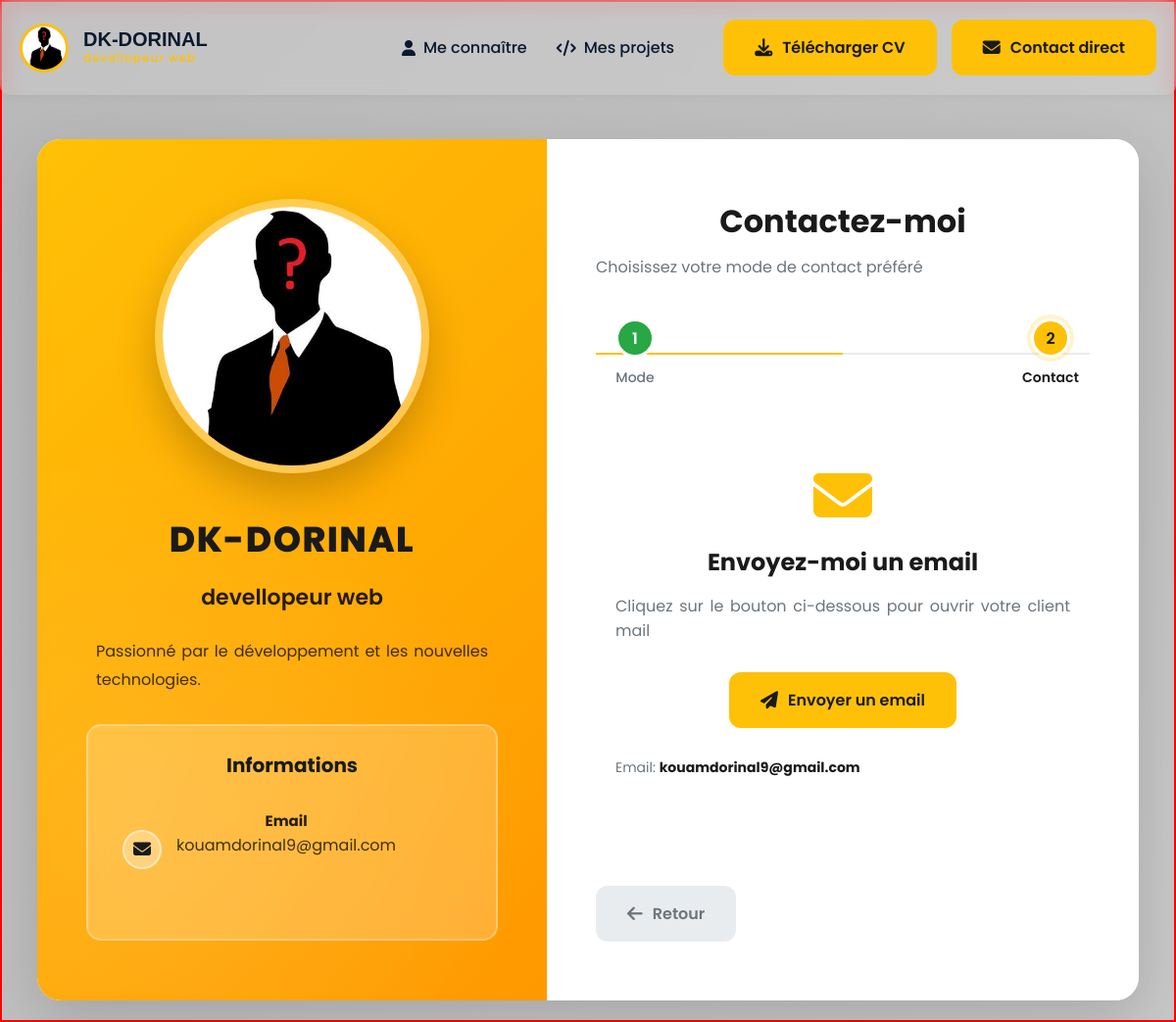
/contact, run on an earlier commit of the app's database.
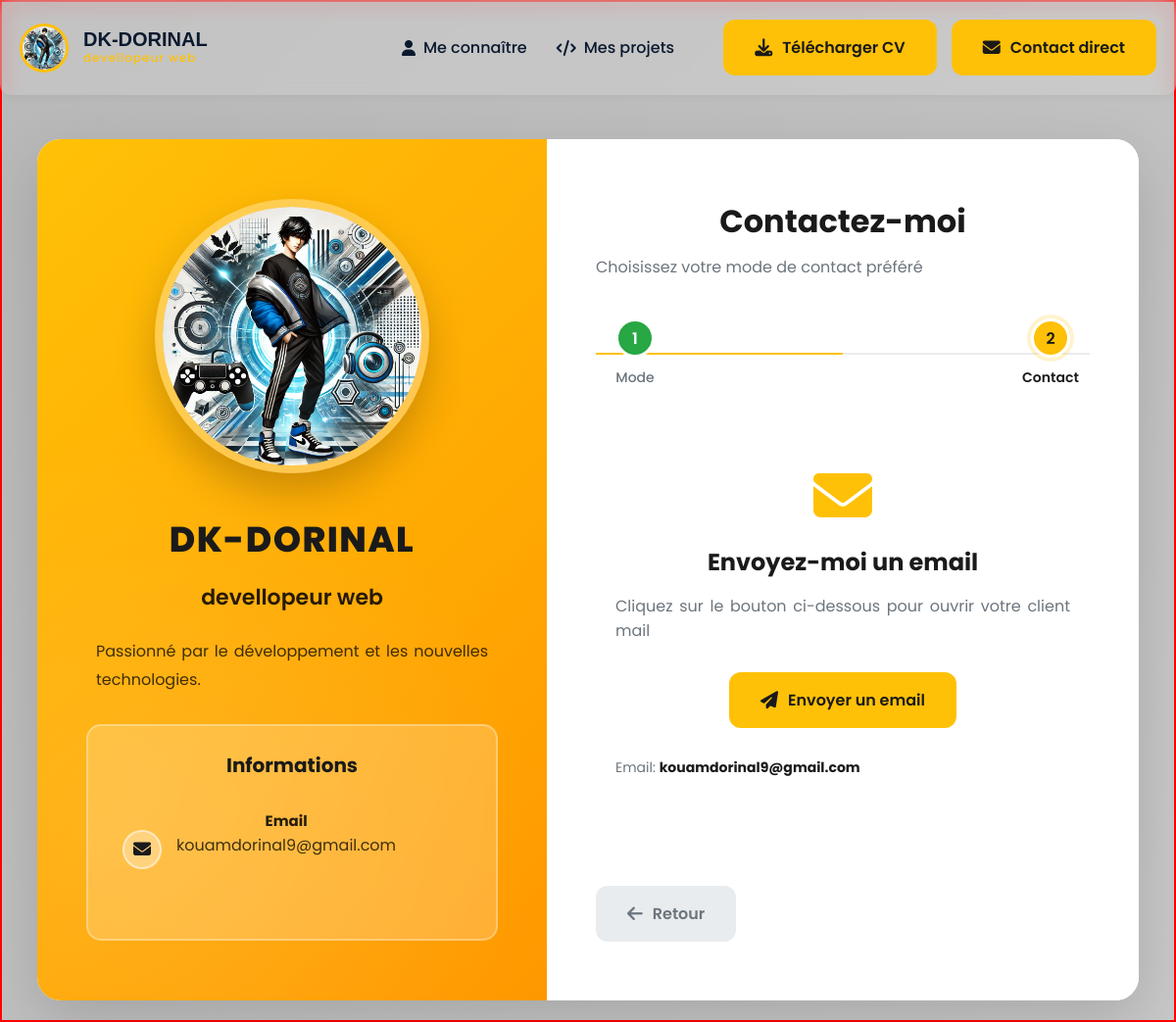
And on a later commit of the database.
### models.py (models this page shows, shortened)
class Utilisateur(db.Model, UserMixin):
    __tablename__ = 'utilisateurs'
    id = db.Column(db.Integer, primary_key=True)
    nom_utilisateur = db.Column(db.String(80), unique=True, nullable=False)
    email = db.Column(db.String(120), unique=True, nullable=False)
    mot_de_passe_hache = db.Column(db.String(255), nullable=True)
    role = db.Column(db.String(20), default='user')
    jeton_github = db.Column(db.String(255), nullable=True)
    photo_profil = db.Column(db.String(255), nullable=True, default='default-avatar.jpg')
    photo_couverture = db.Column(db.String(255), nullable=True, default='default-cover.jpg')
    cv = db.Column(db.String(255))
    biographie = db.Column(db.Text, nullable=True)
    poste = db.Column(db.String(100), nullable=True)  # Ex: "Développeur Full Stack"
    localisation = db.Column(db.String(100), nullable=True)
    site_web = db.Column(db.String(255), nullable=True)
    twitter = db.Column(db.String(100), nullable=True)
    linkedin = db.Column(db.String(100), nullable=True)
    github = db.Column(db.String(100), nullable=True)
    github_access_token = db.Column(db.String(255), nullable=True)
    telephone_principal = db.Column(db.String(20), nullable=True)
    telephone_mobile = db.Column(db.String(20), nullable=True)
    theme_prefere = db.Column(db.String(20), default='light')  # 'light' ou 'dark'
    est_confirme = db.Column(db.Boolean, default=False)
    date_confirmation = db.Column(db.DateTime, nullable=True)
    date_creation = db.Column(db.DateTime, default=datetime.utcnow)
    derniere_connexion = db.Column(db.DateTime, default=datetime.utcnow, onupdate=datetime.utcnow)
    projets = db.relationship('Projet', backref='proprietaire', lazy=True, cascade="all, delete-orphan")

### routes.py (the view)
@portfolio_bp.route('/contact')
def contact():
    context = get_common_context()
    if not context['user']:
        abort(404)
    return render_template('portfolio/contact.html', **context)

### routes.py (called while the page is built)
def get_common_context():
    user = Utilisateur.query.first()  # On récupère le propriétaire du portfolio
    return {
        'user': user
    }

### templates/portfolio/contact.html (shortened to what this page needs)
{% extends "portfolio/master.html" %}
{% block content %}
<!DOCTYPE html>
<html lang="fr">
<head>
    <link rel="stylesheet" href="https://cdnjs.cloudflare.com/ajax/libs/font-awesome/6.5.1/css/all.min.css">
</head>
<body>
    <div class="main-container">
        <div class="photo-section">
            <div class="profile-container">
                <div class="profile-photo">
                    {% if user.photo_profil and user.photo_profil != 'default-avatar.jpg' %}
                                <img src="{{ admin_url }}/serve-static/media/profiles/{{ user.photo_profil }}"
                                    alt="Photo de {{ user.nom_utilisateur }}"
                                    onerror="this.onerror=null; this.src='{{ url_for('static', filename='img/avatar.png') }}'">
                    {% else %}
                        <img src="{{ url_for('static', filename='img/avatar.png') }}" alt="Photo de profil">
                    {% endif %}
                </div>
                <div class="profile-info">
                    <h1>{{ user.nom_utilisateur }}</h1>
                    <h2>{{ user.poste if user.poste else 'Développeur' }}</h2>
                    <p>{{ user.biographie if user.biographie else 'Passionné par le développement et les nouvelles technologies.' }}</p>
                    <div class="contact-details">
                        <h3>Informations</h3>
                        <div class="detail-item">
                            <i class="fas fa-envelope"></i>
                            <div>
                                <strong>Email</strong>
                                <p>{{ user.email }}</p>
                            </div>
                        </div>
                    </div>
                </div>
            </div>
        </div>
        <div class="form-section">
            <div class="form-header">
                <h2>Contactez-moi</h2>
                <p>Choisissez votre mode de contact préféré</p>
            </div>
            <div class="progress-steps">
                <div class="progress-bar" id="progressBar" style="width: 50%;"></div>
                <div class="step completed" id="step1">
                    <div class="step-circle">1</div>
                    <div class="step-label">Mode</div>
                </div>
                <div class="step active" id="step2">
                    <div class="step-circle">2</div>
                    <div class="step-label">Contact</div>
                </div>
            </div>
            <div class="step-content active" id="emailStep">
                <div class="email-container">
                    <i class="fas fa-envelope"></i>
                    <h3>Envoyez-moi un email</h3>
                    <p>Cliquez sur le bouton ci-dessous pour ouvrir votre client mail</p>
                    <a href="mailto:{{ user.email }}?subject=Contact depuis votre portfolio" class="btn">
                        <i class="fas fa-paper-plane"></i> Envoyer un email
                    </a>
                    <p class="email-address">
                        Email: <strong>{{ user.email }}</strong>
                    </p>
                </div>
                <div class="form-navigation">
                    <button class="btn btn-secondary" onclick="goToStep(1)">
                        <i class="fas fa-arrow-left"></i> Retour
                    </button>
                </div>
            </div>
                {% set has_phone = user.telephone_principal or user.telephone_mobile %}
                {% set has_social = user.linkedin or user.github or user.twitter or user.telephone_mobile or user.telephone_principal %}
        </div>
    </div>
</body>
</html>
{% endblock %}

### templates/portfolio/master.html (shortened to what this page needs)
<!DOCTYPE html>
<html lang="fr">
<head>
</head>
<body>
    {% include 'portfolio/includes/menu.html' %}
    <main>
        {% block content %}{% endblock %}
    </main>
</body>
</html>

### templates/portfolio/includes/menu.html (shortened to what this page needs)
<nav class="main-nav">
    <div class="container">
      <div class="nav-content">
        <div class="logo-container">
          <a href="{{ url_for('portfolio.home') }}" class="logo">
          <div class="profile-pic">
              {% if user and user.photo_profil and user.photo_profil != 'default-avatar.jpg' %}
                  <img src="{{ url_for('portfolio.serve_public_media', folder='profiles', filename=user.photo_profil) }}"
                       alt="Photo de {{ user.nom_utilisateur }}"
                       onerror="this.onerror=null; this.src='{{ url_for('static', filename='img/avatar.png') }}'">
              {% else %}
                  <img src="{{ url_for('static', filename='img/avatar.png') }}" alt="Photo de profil">
              {% endif %}
          </div>
            <div class="logo-text">
              <span class="logo-name">{{ user.nom_utilisateur|upper if user else 'TECH_PORTFOLIO' }}</span>
              <span class="logo-title">{{ user.poste or 'Expert IT' }}</span>
            </div>
          </a>
        </div>
        <ul class="nav-menu">
          <li>
            <a href="{{ url_for('portfolio.me_connaitre') }}" class="nav-link">
                <i class="fas fa-user"></i> Me connaître
            </a>
          </li>
          <li>
            <a href="{{ url_for('portfolio.projets_liste') }}" class="nav-link">
                <i class="fas fa-code"></i> Mes projets
            </a>
          </li>
          <li class="auth-buttons">
              {% if user and user.cv %}
                  <a href="{{ url_for('portfolio.serve_public_media', folder='docs', filename=user.cv) }}"
                     class="btn btn-outline"
                     download="CV_{{ user.nom_utilisateur }}.pdf">
                     <i class="fas fa-download"></i> Télécharger CV
                  </a>
              {% else %}
                  <a href="#" class="btn btn-outline disabled" onclick="alert('CV non disponible'); return false;">
                    <i class="fas fa-download"></i> Télécharger CV
                  </a>
              {% endif %}
            <a href="{{ url_for('portfolio.contact') }}" class="btn">
                <i class="fas fa-envelope"></i> Contact direct
            </a>
          </li>
        </ul>
      </div>
    </div>
</nav>

### templates/portfolio/master.html (style rules this page uses)
html { border: 2px solid red; width: 100% !important; margin-left: 0 !important; }
p { text-align : justify !important; }

### templates/portfolio/includes/menu.html (style rules this page uses)
:root { --primary-color: #ffc107; --primary-dark: #f9a825; --dark-bg: #0a192f; --darker-bg: #112240; --light-text: #ccd6f6; --gray-text: #666; --white: #ffffff; --light-bg: #f9f9f9; --shadow: 0 10px 30px rgba(0, 0, 0, 0.1); --shadow-hover: 0 20px 40px rgba(0, 0, 0, 0.15); }
.main-nav { background: var(--white); backdrop-filter: blur(20px); position: fixed; top: 0; left: 0; width: 100%; z-index: 1000; padding: 20px 0; box-shadow: 0 2px 10px rgba(0, 0, 0, 0.05); border-bottom: none; border-radius: 0 0 10px 10px; background-color: rgba(255, 255, 255, 0.15); backdrop-filter: blur(10px); }
.container { max-width: 100%; margin: 0 auto; padding: 0 20px; }
.nav-content { display: flex; justify-content: space-between; align-items: center; }
.logo-container { display: flex; align-items: center; gap: 15px; }
.logo-container .logo { display: flex; align-items: center; gap: 15px; text-decoration: none; color: inherit; }
.profile-pic { width: 50px; height: 50px; border-radius: 50%; overflow: hidden; border: 3px solid var(--primary-color); transition: all 0.3s; }
.profile-pic img { width: 100%; height: 100%; object-fit: cover; }
.logo-text { display: flex; flex-direction: column; }
.logo-name { font-family: "Montserrat", sans-serif; font-weight: 800; font-size: 20px; color: var(--dark-bg); line-height: 1; }
.logo-title { font-size: 12px; color: var(--primary-color); font-weight: 500; letter-spacing: 1px; }
.nav-menu { display: flex; list-style: none; gap: 30px; align-items: center; }
.nav-link { color: var(--dark-bg); text-decoration: none; font-weight: 500; font-size: 16px; display: flex; align-items: center; gap: 8px; transition: color 0.3s; padding: 10px 0; position: relative; }
.nav-link::after { content: ""; position: absolute; bottom: 0; left: 0; width: 0; height: 2px; background: var(--primary-color); transition: width 0.3s; }
.auth-buttons { display: flex; gap: 15px; align-items: center; margin-left: 20px; }
.btn { display: inline-flex; align-items: center; gap: 10px; padding: 10px 20px; background: var(--primary-color); color: #000; text-decoration: none; border-radius: 8px; font-weight: 600; transition: all 0.3s; border: none; cursor: pointer; font-family: "Poppins", sans-serif; font-size: 16px; }
.btn-outline { background: transparent; border: 2px solid var(--primary-color); color: var(--primary-color); }
.main-nav { animation: slideInDown 0.5s ease-out; }
body { padding-top: 90px; font-family: "Poppins", sans-serif; }

What changed in the data, as far as the page shows it:
changed Utilisateur "DK-DORINAL": photo_profil: picture added
